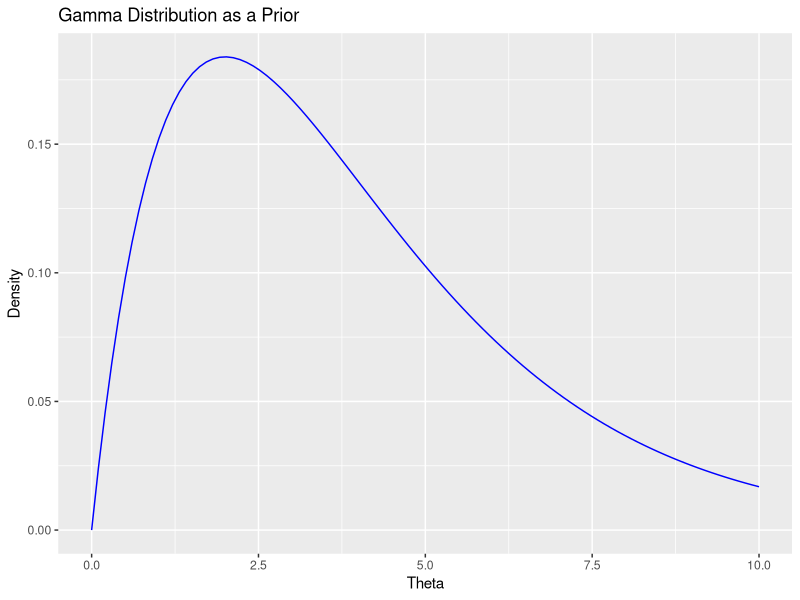

Recreate this plot in R.
## ---- chunk 1
knitr::opts_chunk$set(echo = TRUE)
## ---- chunk 2
claims <- c(0, 1, 2, 3, 4, 5, 6, 7)
policyholders <- c(8000, 1500, 300, 50, 20, 10, 5, 2)

total_policyholders <- sum(policyholders)
f_x <- policyholders / total_policyholders

f_x_plus_1 <- c(f_x[-1], 0) 

expected_claims <- (claims + 1) * f_x_plus_1 / f_x
expected_claims[is.na(expected_claims) | is.infinite(expected_claims)] <- 0 
print(data.frame(Claims = claims, ExpectedClaims = expected_claims))
## ---- chunk 3
library(ggplot2)

shape <- 2
scale <- 2

theta_values <- seq(0, 10, length.out = 100)

gamma_density <- dgamma(theta_values, shape = shape, scale = scale)

ggplot(data.frame(Theta = theta_values, Density = gamma_density), aes(x = Theta, y = Density)) +
  geom_line(color = "blue") +
  ggtitle("Gamma Distribution as a Prior") +
  xlab("Theta") +
  ylab("Density")
